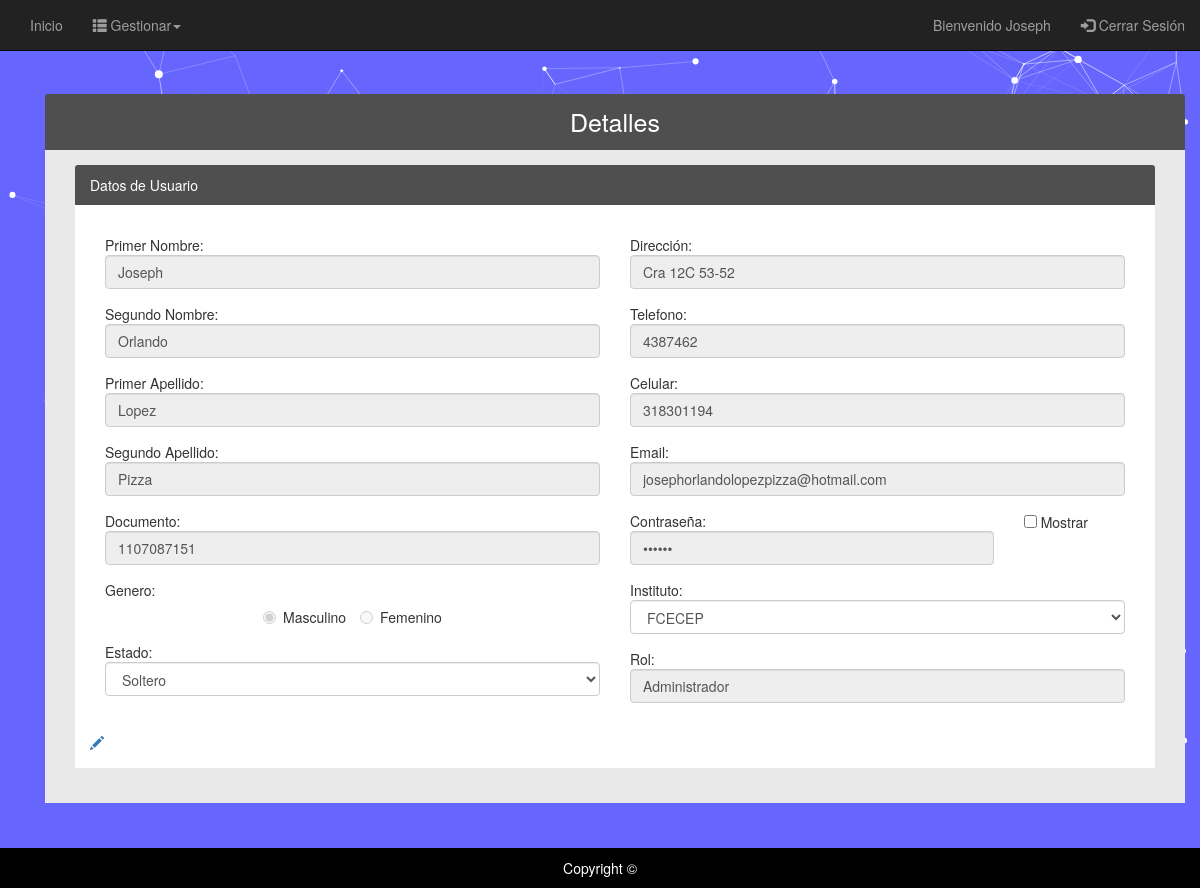
/User/Details/details/1 (signed in), run on the app's committed database.
### tables this page shows
CREATE TABLE `persona` (
  `id_persona` int(11) NOT NULL,
  `nom_persona` varchar(50) NOT NULL,
  `nom1_persona` varchar(50) DEFAULT NULL,
  `ape_persona` varchar(50) NOT NULL,
  `ape1_persona` varchar(50) DEFAULT NULL,
  `doc_persona` varchar(10) NOT NULL,
  `gen_persona` varchar(10) NOT NULL,
  `est_persona` varchar(20) NOT NULL,
  `dir_persona` varchar(50) NOT NULL,
  `tel_persona` varchar(11) DEFAULT NULL,
  `cel_persona` varchar(11) NOT NULL,
  `email_persona` varchar(50) NOT NULL,
  `pass_persona` varchar(30) NOT NULL,
  `id_instituto` int(11) NOT NULL,
  `id_rol` int(11) NOT NULL
);

CREATE TABLE `rol` (
  `id_rol` int(11) NOT NULL,
  `des_rol` varchar(30) NOT NULL
);

### Library/Views.php (called while the page is built, shortened)
<?php
	class Views
	{
		function render($site, $controller, $view, $array)
		{
			$controllers = get_class($controller);
			require VIEWS.DFT."head.php";
			require VIEWS. $site . '/' . $controllers.'/'.$view.'.php';
			require VIEWS.DFT."footer.php";
		}
	}
?>

### Library/Session.php (called while the page is built, shortened)
<?php
class Session
{
	static function getSession($name){
		return $_SESSION[$name];
	}
}
?>

### Library/QueryManager.php (called while the page is built, shortened)
<?php
class QueryManager
{
    private $link;
    function __construct($HOST, $USER, $PASS, $NAME)
    {
        $this->link = new mysqli($HOST, $USER, $PASS, $NAME);
    }
    function selectUser_Rol($attr, $table, $table1, $where){
        $query  = "SELECT " . $attr .
                " FROM " . $table . " AS A
                INNER JOIN " . $table1 . " AS B
                ON A.id_rol = B.id_rol
                WHERE " . $where . ";";
        $result = $this->link->query($query);
        if ($result->num_rows > 0) {
            while ($row = $result->fetch_assoc()) {
                $response[] = $row;
            }
            return $response;
        }
    }
}

### Models/Details_model.php (called while the page is built, shortened)
<?php
class Details_model extends Conexion
{
	function getDataUser_Rol($columns, $table, $table1, $where){
		return $this->db->selectUser_Rol($columns, $table, $table1, $where);
	}
}
?>

### Views/Usuario/Details/details.php (the view, shortened to what this page needs)
<?php foreach ($array as $key => $value) { ?>
<div class="container" style="padding-top: 2%;">
	<div class="panel-group">
		<div class="panel-primary">
			<div class="panel-heading text-center" style="font-size: 25px;">
				Detalles
			</div>
			<div class="panel-body panel-body-editar">
				<div class="panel-group col-sm-12">
					<div class="panel-primary">
						<div class="panel-heading">
							Datos de Usuario
						</div>
						<form class="form-horizontal" id="Actualizar" name="Actualizar" method="POST">
							<div class="panel-body panel-body-datos col-sm-12">
								<div class="panel-body panel-body-datos col-sm-6">
									<div class="form-group">
										<div class="col-sm-12">
											Primer Nombre: <input type="text" name="name" id="name" placeholder="Primer nombre *" class="form-control" value="<?php echo $value["nom_persona"]; ?>" disabled></input>
	                                    </div>
									</div>
									<div class="form-group">
										<div class="col-sm-12">
											Segundo Nombre: <input type="text" name="name_2" id="name_2" placeholder="Segundo nombre" class="form-control" value="<?php echo $value["nom1_persona"]; ?>" disabled></input>
	                                    </div>
									</div>
									<div class="form-group">
										<div class="col-sm-12">
											Primer Apellido: <input type="text" name="lastName" id="lastName" placeholder="Primer apellido *" class="form-control" value="<?php echo $value["ape_persona"]; ?>" disabled></input>
	                                    </div>
									</div>
									<div class="form-group">
										<div class="col-sm-12">
											Segundo Apellido: <input type="text" name="lastName_2" id="lastName_2" placeholder="Segundo apellido" class="form-control" value="<?php echo $value["ape1_persona"]; ?>" disabled></input>
	                                    </div>
									</div>
									<div class="form-group">
										<div class="col-sm-12">
											Documento: <input type="text" name="documento" id="documento" placeholder="Documento de identidad *" class="form-control" value="<?php echo $value["doc_persona"]; ?>" disabled></input>
	                                    </div>
									</div>
									<div class="form-group">
										<div class="col-sm-12">
											Genero:
											<center>
												<?php
						                        if ($value['gen_persona'] == "Masculino")
						                        {
						                            echo '<label class="radio-inline"><input type="radio" name="genero" id="genero" value="Masculino" checked disabled>Masculino</label>
						                            	<label class="radio-inline"><input type="radio" name="genero" id="genero" value="Femenino" disabled>Femenino</label>';
						                        }
						                        else
						                        {
						                            echo '<label class="radio-inline"><input type="radio" name="genero" id="genero" value="Masculino" disabled>Masculino</label>
						                            	<label class="radio-inline"><input type="radio" name="genero" id="genero" value="Femenino" checked disabled>Femenino</label>';
						                        }
						                        ?>
											</center>
	                                    </div>
									</div>
									<div class="form-group">
										<div class="col-sm-12">
											Estado:
											<select class="form-control" name="estado" id="estado" placeholder="Estado civil *">
								                <option value="soltero" <?php if($value["est_persona"] == "soltero") echo 'selected="selected"'; ?>  disabled>Soltero</option>
								            </select>
	                                    </div>
									</div>
								</div>
						        <div class="panel-body panel-body-datos col-sm-6">
						            <div class="form-group">
										<div class="col-sm-12">
											Dirección: <input type="text" name="direccion" id="direccion" placeholder="Dirección *" class="form-control" value="<?php echo $value["dir_persona"]; ?>" disabled></input>
	                                    </div>
									</div>
						            <div class="form-group">
										<div class="col-sm-12">
											Telefono: <input type="number" name="telefono" id="telefono" placeholder="Telefono *" class="form-control" value="<?php echo $value["tel_persona"]; ?>" disabled></input>
	                                    </div>
									</div>
									<div class="form-group">
										<div class="col-sm-12">
							            	Celular: <input type="number" name="celular" id="celular" placeholder="Celular *" class="form-control" value="<?php echo $value["cel_persona"]; ?>" disabled></input>
	                                    </div>
									</div>
							        <div class="form-group">
										<div class="col-sm-12">
							            	Email: <input type="email" name="email" id="email" placeholder="Correo electronico *" class="form-control" value="<?php echo $value["email_persona"]; ?>" disabled></input>
	                                    </div>
									</div>
									<div class="form-group">
										<div class="col-sm-9">
							            	Contraseña: <input type="password" name="pass" id="pass" placeholder="Contraseña *" class="form-control" value="<?php echo $value["pass_persona"]; ?>" disabled></input>
	                                    </div>
	                                    <div class="col-sm-3">
	                                    	<input type="checkbox" onchange="document.getElementById('pass').type = this.checked ? 'text' : 'password'"> Mostrar
	                                    </div>
									</div>
									<div class="form-group">
										<div class="col-sm-12">
											Instituto:
											<select class="form-control" name="instituto" id="instituto" placeholder="Instituto">
							                	<option value="1" <?php if($value["id_instituto"] == "1") echo 'selected="selected"'; ?>  disabled>FCECEP</option>
							            	</select>
	                                    </div>
									</div>
									<div class="form-group">
										<div class="col-sm-12">
											Rol:
											<input type="texr" name="rol" id="rol" placeholder="Rol *" class="form-control" value="<?php echo $value["des_rol"]; ?>" disabled></input>
	                                    </div>
									</div>
								</div>
								<a href="<?php echo URL.'User/Edit/edit/'. $value["id_persona"] ?>" class="glyphicon glyphicon-pencil"></a>
							</div>
						</form>
					</div>
				</div>
			</div>
		</div>
	</div>
</div>
<?php } ?>

### Views/Default/head.php (shortened to what this page needs)
<!DOCTYPE html>
<html>
<head>
    <link rel="stylesheet" href="https://maxcdn.bootstrapcdn.com/bootstrap/3.3.7/css/bootstrap.min.css">
    <link rel="stylesheet" type="text/css" href="<?php echo URL . VIEWS . DFT; ?>Css/Style.css">
    <link rel="stylesheet" type="text/css" href="<?php echo URL . VIEWS . DFT; ?>DataTables/datatables.min.css"/>
</head>
<body>
<div id="particles-js"></div>
        <?php
            $userName = Session::getSession("Usuario");
            if ($userName != "") {
        ?>
                <nav class="navbar navbar-inverse navbar-static-top">
                    <div class="container-fluid">
                        <div class="collapse navbar-collapse navbar-ex1-collapse" id="nav-collapse">
                            <div class="head">
                                <ul class="nav navbar-nav">
                                    <li class="dropdown"><a href="<?php echo URL; ?>Home/Principal/principal">Inicio</a></li>
                                </ul>
                                <?php if($userName["id_rol"] == 1) { ?>
                                <ul class="nav navbar-nav">
                                    <li class="dropdown">
                                        <a href="#" class="dropdown-toggle" data-toggle="dropdown"><span class="glyphicon glyphicon-th-list" ></span> Gestionar<span class="caret"></span></a>
                                    </li>
                                </ul>
                                <?php } ?>
                                <ul class="nav navbar-nav navbar-right">
                                    <li class="dropdown"><p class="navbar-text" style="margin-left: 15px;"><?php echo "Bienvenido " .$userName["nom_persona"]; ?></p></li>
                                    <li class="dropdown"><a href="<?php echo URL; ?>User/User/destroySession"><span class="glyphicon glyphicon-log-in"></span> Cerrar Sesión</a></li>
                                </ul>
                            </div>
                        </div>
                    </div>
                </nav>
        <?php
            }
        ?>
<div class="container">

### Views/Default/Css/Style.css (style rules this page uses)
body { background: #6666ff; }
#particles-js { width: 100%; height: 100%; position: fixed; z-index: -1; }
.panel-group > .panel-primary { border-color: #4F4F4F; }
.panel-primary > .panel-heading { background-color: #4F4F4F; border-color: #4F4F4F; }

### Views/Usuario/Details/details.php (style rules this page uses)
.panel-body-editar { background-color: #EAE9E9!important; }
.panel-body-datos { background-color: #FFF!important; }

### Views/Default/footer.php (style rules this page uses)
html { position: relative; min-height: 100%; }
body { margin: 0 0 65px; }

### data on the page
persona: nom_persona "Joseph", name "Joseph", name_2 "Orlando", lastName "Lopez", lastName_2 "Pizza", documento "1107087151", estado "Soltero", direccion "Cra 12C 53-52", telefono "4387462", celular "318301194", email "josephorlandolopezpizza@hotmail.com", instituto "FCECEP", rol "Administrador"
